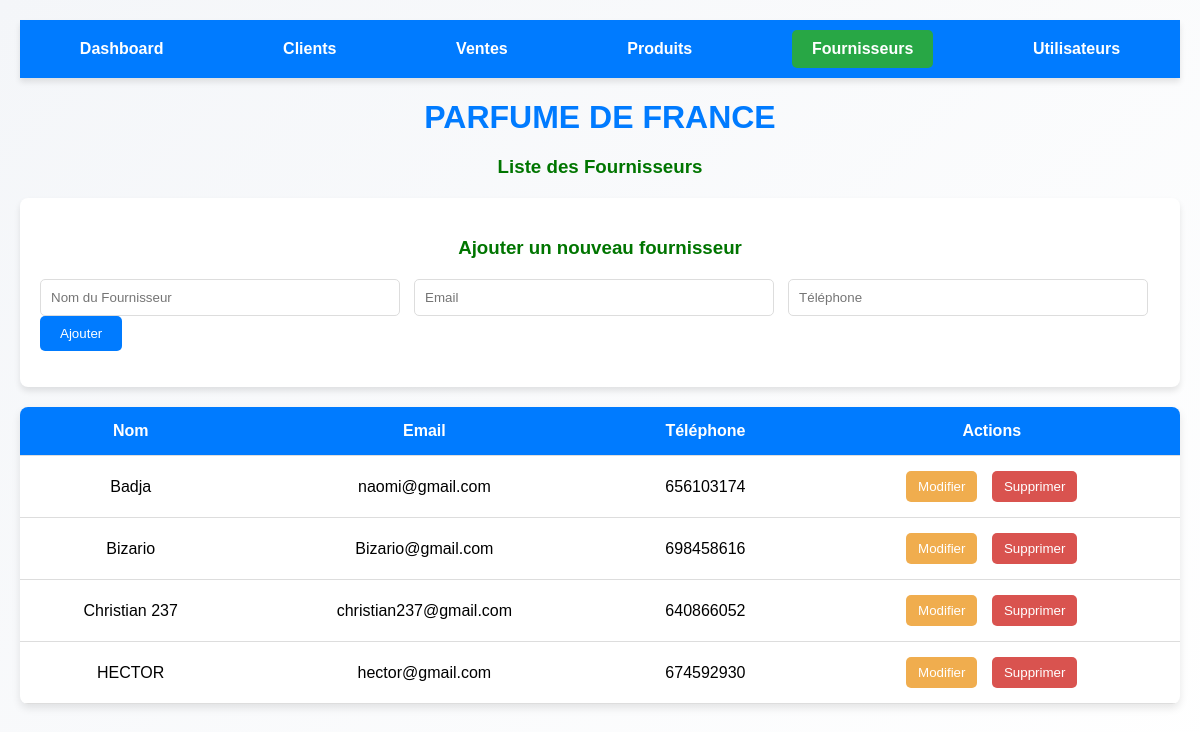
The app's page /module/fournisseurs/index.php with its own data.
### tables this page shows
CREATE TABLE `fournisseurs` (
  `id` int(11) NOT NULL,
  `nom` varchar(255) NOT NULL,
  `email` varchar(255) NOT NULL,
  `telephone` varchar(20) DEFAULT NULL,
  `adresse` text DEFAULT NULL,
  `created_at` timestamp NOT NULL DEFAULT current_timestamp()
);

### module/fournisseurs/index.php (the view, shortened to what this page needs)
<?php
include '../../config/database.php';
$query = $pdo->query("SELECT * FROM fournisseurs ORDER BY nom ASC");
$fournisseurs = $query->fetchAll();
?>
<?php include '../../navbar.php'; ?>
<!DOCTYPE html>
<html lang="fr">
<head>
</head>
<body>
<h1>PARFUME DE FRANCE</h1>
    <h3>Liste des Fournisseurs</h3>
    <div class="form-container">
        <form method="POST">
            <h3>Ajouter un nouveau fournisseur</h3>
            <input type="text" name="nom" placeholder="Nom du Fournisseur" required>
            <input type="email" name="email" placeholder="Email" required>
            <input type="text" name="telephone" placeholder="Téléphone" required>
            <button type="submit" name="ajouter_fournisseur">Ajouter</button>
        </form>
    </div>
    <table>
        <thead>
            <tr>
                <th>Nom</th>
                <th>Email</th>
                <th>Téléphone</th>
                <th>Actions</th>
            </tr>
        </thead>
        <tbody>
            <?php foreach ($fournisseurs as $fournisseur): ?>
                <tr>
                    <td><?php echo $fournisseur['nom']; ?></td>
                    <td><?php echo $fournisseur['email']; ?></td>
                    <td><?php echo $fournisseur['telephone']; ?></td>
                    <td class="actions">
                        <button class="edit" onclick="modifierFournisseur(<?php echo $fournisseur['id']; ?>)">Modifier</button>
                        <button class="delete" onclick="supprimerFournisseur(<?php echo $fournisseur['id']; ?>)">Supprimer</button>
                    </td>
                </tr>
            <?php endforeach; ?>
        </tbody>
    </table>
</body>
</html>

### module/fournisseurs/index.php (style rules this page uses)
body { font-family: Arial, sans-serif; margin: 0; padding: 20px; background: linear-gradient(135deg, #f4f6f9, #ffffff); }
h1 { text-align: center; color: #007BFF; margin-bottom: 20px; }
h3 { text-align: center; color: #007500; margin-bottom: 20px; }
table { width: 100%; border-collapse: collapse; background-color: #fff; box-shadow: 0 4px 8px rgba(0, 0, 0, 0.1); border-radius: 8px; overflow: hidden; }
th, td { padding: 15px; text-align: center; border-bottom: 1px solid #ddd; }
th { background-color: #007BFF; color: white; }
.actions button { padding: 8px 12px; margin: 0 5px; border: none; border-radius: 5px; cursor: pointer; transition: background-color 0.3s ease; }
.actions .edit { background-color: #f0ad4e; color: white; }
.actions .delete { background-color: #d9534f; color: white; }
.form-container { margin: 20px 0; padding: 20px; background: #ffffff; box-shadow: 0 4px 6px rgba(0, 0, 0, 0.1); border-radius: 8px; }
.form-container input { width: calc(33% - 10px); padding: 10px; margin-right: 10px; border: 1px solid #ddd; border-radius: 5px; }
.form-container button { padding: 10px 20px; background: #007BFF; color: white; border: none; border-radius: 5px; cursor: pointer; transition: background 0.3s ease; }

### records on screen
fournisseurs: nom "Badja", email "naomi@gmail.com", telephone "656103174"
fournisseurs: nom "Bizario", email "Bizario@gmail.com", telephone "698458616"
fournisseurs: nom "Christian 237", email "christian237@gmail.com", telephone "640866052"
fournisseurs: nom "HECTOR", email "hector@gmail.com", telephone "674592930"
